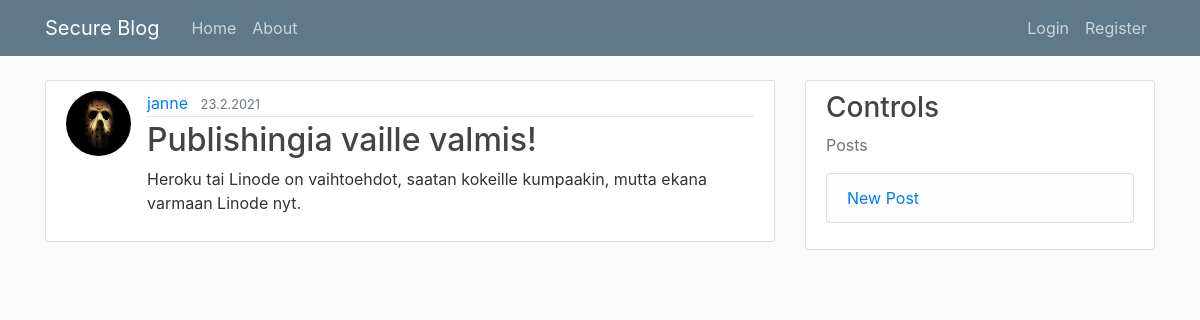
/post/27/, run on the app's committed database.
### blog/models.py (models this page shows, shortened)
class Post(models.Model):
	title = models.CharField(max_length=100)
	content = models.TextField()
	date_posted = models.DateTimeField(default=timezone.now)
	author = models.ForeignKey(User, on_delete=models.CASCADE)

### users/models.py (models this page shows, shortened)
class Profile(models.Model):
	user = models.OneToOneField(User, on_delete=models.CASCADE)
	image = models.ImageField(default='default.jpg', upload_to='profile_pics')

### blog/views.py (the view)
# urls.py: path('post/<int:pk>/', PostDetailView.as_view(), name='post-detail'),
class PostDetailView(DetailView):
	model = Post

### blog/templates/blog/post_detail.html
{% extends "blog/base.html" %}
{% block content %}
	<article class="media content-section">
	  <img class="rounded-circle article-img" src="{{ object.author.profile.image.url }}">
	  <div class="media-body">
	    <div class="article-metadata">
	      <a class="mr-2" href="{% url 'user-posts' object.author.username %}">{{ object.author }}</a>
	      <small class="text-muted">{{ object.date_posted|date:"j.n.Y" }}</small>
	    </div>
	    <h2 class="article-title">{{ object.title }}</h2>
	    <p class="article-content">{{ object.content }}</p>
	  </div>
	</article>
{% endblock content %}

### blog/static/blog/main.css (style rules this page uses)
body { background: #fafafa; color: #333333; margin-top: 5rem; }
h1, h2, h3, h4, h5, h6 { color: #444444; }
.content-section { background: #ffffff; padding: 10px 20px; border: 1px solid #dddddd; border-radius: 3px; margin-bottom: 20px; }
.article-title { color: #444444; }
.article-content { white-space: pre-line; }
.article-img { height: 65px; width: 65px; margin-right: 16px; }
.article-metadata { padding-bottom: 1px; margin-bottom: 4px; border-bottom: 1px solid #e3e3e3 }

### data on the page
Post: author.profile.image (picture), author "janne", date_posted "23.2.2021", title "Publishingia vaille valmis!", content "Heroku tai Linode on vaihtoehdot, saatan kokeille kumpaakin, mutta ekana varmaan Linode nyt."
